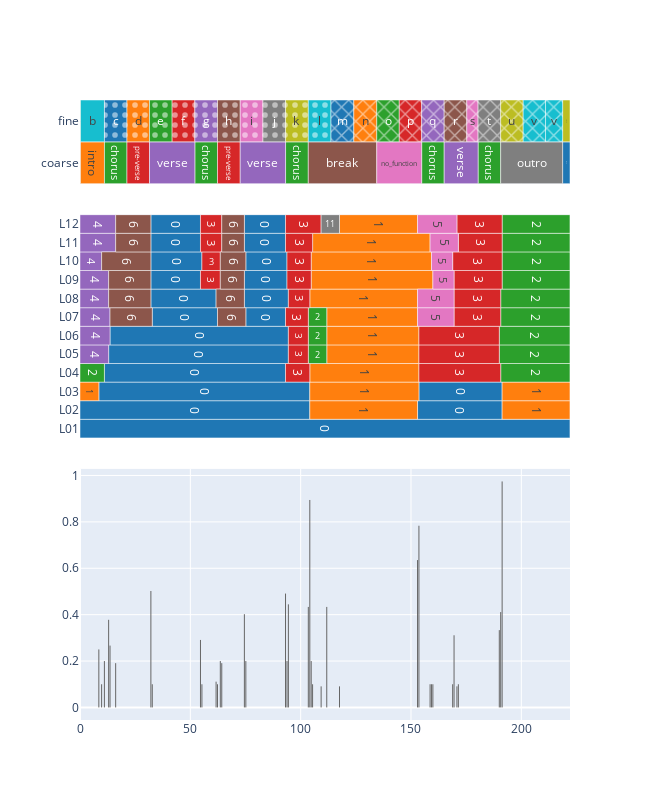

The code cell stored with this chart in its notebook:
### Code cell
# Put the two figures top and bottom with shared x-axis
from plotly.subplots import make_subplots

track = slm_ds[11]
est = track.load_annotation("adobe-mu1gamma9")
ref = track.load_annotation("reference")
fig_est = est.plot(colorscale="D3")
fig_ref = ref.plot(colorscale="D3")

fig = make_subplots(
    rows=3,
    cols=1,
    shared_xaxes=True,
    vertical_spacing=0.05,
    row_heights=[0.15, 0.4, 0.45],
)

for trace in fig_ref.data:
    fig.add_trace(trace, row=1, col=1)
for trace in fig_est.data:
    fig.add_trace(trace, row=2, col=1)
for trace in est.to_contour('prob').plot().data:
    fig.add_trace(trace, row=3, col=1)

fig.update_layout(
    xaxis3_range=[ref.start.time, ref.end.time],
    barmode="overlay",
    yaxis1=dict(
        categoryorder="array",
        categoryarray=[layer.name for layer in reversed(est)],
    ),
    yaxis2=dict(
        categoryorder="array",
        categoryarray=[layer.name for layer in reversed(ref)],
    ),
)
fig.update_layout(height=800, width=650, legend_visible=False)
fig.show()

### Figure 1 — Plotly figure (JSON) as saved in the notebook; plotly's stock layout.template omitted (floating-point values rounded to 4 significant figures)
{"data": [{"base": [0, 218.7], "customdata": ["<b>silence</b><br>Layer: coarse<br>Start: 0.000s<br>End: 0.224s<br>Duration: 0.224s", "<b>silence</b><br>Layer: coarse<br>Start: 218.709s<br>End: 222.061s<br>Duration: 3.352s"], "hovertemplate": "%{customdata}<extra></extra>", "insidetextanchor": "middle", "marker": {"color": "#1F77B4", "line": {"color": "white", "width": 0.5}, "pattern": {"fgcolor": "white", "fgopacity": 0.5, "shape": "", "solidity": 0.25}}, "name": "silence", "orientation": "h", "showlegend": true, "text": ["silence", "silence"], "textposition": "inside", "type": "bar", "width": 1, "x": [0.2245, 3.352], "xaxis": "x", "y": ["coarse", "coarse"], "yaxis": "y"}, {"base": [0.2245], "customdata": ["<b>intro</b><br>Layer: coarse<br>Start: 0.224s<br>End: 11.086s<br>Duration: 10.861s"], "hovertemplate": "%{customdata}<extra></extra>", "insidetextanchor": "middle", "marker": {"color": "#FF7F0E", "line": {"color": "white", "width": 0.5}, "pattern": {"fgcolor": "white", "fgopacity": 0.5, "shape": "", "solidity": 0.25}}, "name": "intro", "orientation": "h", "showlegend": true, "text": ["intro"], "textposition": "inside", "type": "bar", "width": 1, "x": [10.86], "xaxis": "x", "y": ["coarse"], "yaxis": "y"}, {"base": [11.09, 52.05, 93.16, 154.8, 180.4], "customdata": ["<b>chorus</b><br>Layer: coarse<br>Start: 11.086s<br>End: 21.290s<br>Duration: 10.204s", "<b>chorus</b><br>Layer: coarse<br>Start: 52.047s<br>End: 62.310s<br>Duration: 10.263s", "<b>chorus</b><br>Layer: coarse<br>Start: 93.155s<br>End: 103.465s<br>Duration: 10.310s", "<b>chorus</b><br>Layer: coarse<br>Start: 154.837s<br>End: 165.049s<br>Duration: 10.212s", "<b>chorus</b><br>Layer: coarse<br>Start: 180.408s<br>End: 190.637s<br>Duration: 10.229s"], "hovertemplate": "%{customdata}<extra></extra>", "insidetextanchor": "middle", "marker": {"color": "#2CA02C", "line": {"color": "white", "width": 0.5}, "pattern": {"fgcolor": "white", "fgopacity": 0.5, "shape": "", "solidity": 0.25}}, "name": "chorus", "orientation": "h", "showlegend": true, "text": ["chorus", "chorus", "chorus", "chorus", "chorus"], "textposition": "inside", "type": "bar", "width": 1, "x": [10.2, 10.26, 10.31, 10.21, 10.23], "xaxis": "x", "y": ["coarse", "coarse", "coarse", "coarse", "coarse"], "yaxis": "y"}, {"base": [21.29, 62.31], "customdata": ["<b>pre-verse</b><br>Layer: coarse<br>Start: 21.290s<br>End: 31.507s<br>Duration: 10.218s", "<b>pre-verse</b><br>Layer: coarse<br>Start: 62.310s<br>End: 72.608s<br>Duration: 10.298s"], "hovertemplate": "%{customdata}<extra></extra>", "insidetextanchor": "middle", "marker": {"color": "#D62728", "line": {"color": "white", "width": 0.5}, "pattern": {"fgcolor": "white", "fgopacity": 0.5, "shape": "", "solidity": 0.25}}, "name": "pre-verse", "orientation": "h", "showlegend": true, "text": ["pre-verse", "pre-verse"], "textposition": "inside", "type": "bar", "width": 1, "x": [10.22, 10.3], "xaxis": "x", "y": ["coarse", "coarse"], "yaxis": "y"}, {"base": [31.51, 72.61, 165.0], "customdata": ["<b>verse</b><br>Layer: coarse<br>Start: 31.507s<br>End: 52.047s<br>Duration: 20.540s", "<b>verse</b><br>Layer: coarse<br>Start: 72.608s<br>End: 93.155s<br>Duration: 20.547s", "<b>verse</b><br>Layer: coarse<br>Start: 165.049s<br>End: 180.408s<br>Duration: 15.359s"], "hovertemplate": "%{customdata}<extra></extra>", "insidetextanchor": "middle", "marker": {"color": "#9467BD", "line": {"color": "white", "width": 0.5}, "pattern": {"fgcolor": "white", "fgopacity": 0.5, "shape": "", "solidity": 0.25}}, "name": "verse", "orientation": "h", "showlegend": true, "text": ["verse", "verse", "verse"], "textposition": "inside", "type": "bar", "width": 1, "x": [20.54, 20.55, 15.36], "xaxis": "x", "y": ["coarse", "coarse", "coarse"], "yaxis": "y"}, {"base": [103.5], "customdata": ["<b>break</b><br>Layer: coarse<br>Start: 103.465s<br>End: 134.485s<br>Duration: 31.020s"], "hovertemplate": "%{customdata}<extra></extra>", "insidetextanchor": "middle", "marker": {"color": "#8C564B", "line": {"color": "white", "width": 0.5}, "pattern": {"fgcolor": "white", "fgopacity": 0.5, "shape": "", "solidity": 0.25}}, "name": "break", "orientation": "h", "showlegend": true, "text": ["break"], "textposition": "inside", "type": "bar", "width": 1, "x": [31.02], "xaxis": "x", "y": ["coarse"], "yaxis": "y"}, {"base": [134.5], "customdata": ["<b>no_function</b><br>Layer: coarse<br>Start: 134.485s<br>End: 154.837s<br>Duration: 20.351s"], "hovertemplate": "%{customdata}<extra></extra>", "insidetextanchor": "middle", "marker": {"color": "#E377C2", "line": {"color": "white", "width": 0.5}, "pattern": {"fgcolor": "white", "fgopacity": 0.5, "shape": "", "solidity": 0.25}}, "name": "no_function", "orientation": "h", "showlegend": true, "text": ["no_function"], "textposition": "inside", "type": "bar", "width": 1, "x": [20.35], "xaxis": "x", "y": ["coarse"], "yaxis": "y"}, {"base": [190.6], "customdata": ["<b>outro</b><br>Layer: coarse<br>Start: 190.637s<br>End: 218.709s<br>Duration: 28.072s"], "hovertemplate": "%{customdata}<extra></extra>", "insidetextanchor": "middle", "marker": {"color": "#7F7F7F", "line": {"color": "white", "width": 0.5}, "pattern": {"fgcolor": "white", "fgopacity": 0.5, "shape": "", "solidity": 0.25}}, "name": "outro", "orientation": "h", "showlegend": true, "text": ["outro"], "textposition": "inside", "type": "bar", "width": 1, "x": [28.07], "xaxis": "x", "y": ["coarse"], "yaxis": "y"}, {"base": [0, 218.7], "customdata": ["<b>Silence</b><br>Layer: fine<br>Start: 0.000s<br>End: 0.224s<br>Duration: 0.224s", "<b>Silence</b><br>Layer: fine<br>Start: 218.709s<br>End: 222.061s<br>Duration: 3.352s"], "hovertemplate": "%{customdata}<extra></extra>", "insidetextanchor": "middle", "marker": {"color": "#BCBD22", "line": {"color": "white", "width": 0.5}, "pattern": {"fgcolor": "white", "fgopacity": 0.5, "shape": "", "solidity": 0.25}}, "name": "Silence", "orientation": "h", "showlegend": true, "text": ["Silence", "Silence"], "textposition": "inside", "type": "bar", "width": 1, "x": [0.2245, 3.352], "xaxis": "x", "y": ["fine", "fine"], "yaxis": "y"}, {"base": [0.2245], "customdata": ["<b>b</b><br>Layer: fine<br>Start: 0.224s<br>End: 11.086s<br>Duration: 10.861s"], "hovertemplate": "%{customdata}<extra></extra>", "insidetextanchor": "middle", "marker": {"color": "#17BECF", "line": {"color": "white", "width": 0.5}, "pattern": {"fgcolor": "white", "fgopacity": 0.5, "shape": "", "solidity": 0.25}}, "name": "b", "orientation": "h", "showlegend": true, "text": ["b"], "textposition": "inside", "type": "bar", "width": 1, "x": [10.86], "xaxis": "x", "y": ["fine"], "yaxis": "y"}, {"base": [11.09], "customdata": ["<b>c</b><br>Layer: fine<br>Start: 11.086s<br>End: 21.290s<br>Duration: 10.204s"], "hovertemplate": "%{customdata}<extra></extra>", "insidetextanchor": "middle", "marker": {"color": "#1F77B4", "line": {"color": "white", "width": 0.5}, "pattern": {"fgcolor": "white", "fgopacity": 0.5, "shape": ".", "solidity": 0.25}}, "name": "c", "orientation": "h", "showlegend": true, "text": ["c"], "textposition": "inside", "type": "bar", "width": 1, "x": [10.2], "xaxis": "x", "y": ["fine"], "yaxis": "y"}, {"base": [21.29], "customdata": ["<b>d</b><br>Layer: fine<br>Start: 21.290s<br>End: 31.507s<br>Duration: 10.218s"], "hovertemplate": "%{customdata}<extra></extra>", "insidetextanchor": "middle", "marker": {"color": "#FF7F0E", "line": {"color": "white", "width": 0.5}, "pattern": {"fgcolor": "white", "fgopacity": 0.5, "shape": ".", "solidity": 0.25}}, "name": "d", "orientation": "h", "showlegend": true, "text": ["d"], "textposition": "inside", "type": "bar", "width": 1, "x": [10.22], "xaxis": "x", "y": ["fine"], "yaxis": "y"}, {"base": [31.51], "customdata": ["<b>e</b><br>Layer: fine<br>Start: 31.507s<br>End: 41.759s<br>Duration: 10.252s"], "hovertemplate": "%{customdata}<extra></extra>", "insidetextanchor": "middle", "marker": {"color": "#2CA02C", "line": {"color": "white", "width": 0.5}, "pattern": {"fgcolor": "white", "fgopacity": 0.5, "shape": ".", "solidity": 0.25}}, "name": "e", "orientation": "h", "showlegend": true, "text": ["e"], "textposition": "inside", "type": "bar", "width": 1, "x": [10.25], "xaxis": "x", "y": ["fine"], "yaxis": "y"}, {"base": [41.76], "customdata": ["<b>f</b><br>Layer: fine<br>Start: 41.759s<br>End: 52.047s<br>Duration: 10.288s"], "hovertemplate": "%{customdata}<extra></extra>", "insidetextanchor": "middle", "marker": {"color": "#D62728", "line": {"color": "white", "width": 0.5}, "pattern": {"fgcolor": "white", "fgopacity": 0.5, "shape": ".", "solidity": 0.25}}, "name": "f", "orientation": "h", "showlegend": true, "text": ["f"], "textposition": "inside", "type": "bar", "width": 1, "x": [10.29], "xaxis": "x", "y": ["fine"], "yaxis": "y"}, {"base": [52.05], "customdata": ["<b>g</b><br>Layer: fine<br>Start: 52.047s<br>End: 62.310s<br>Duration: 10.263s"], "hovertemplate": "%{customdata}<extra></extra>", "insidetextanchor": "middle", "marker": {"color": "#9467BD", "line": {"color": "white", "width": 0.5}, "pattern": {"fgcolor": "white", "fgopacity": 0.5, "shape": ".", "solidity": 0.25}}, "name": "g", "orientation": "h", "showlegend": true, "text": ["g"], "textposition": "inside", "type": "bar", "width": 1, "x": [10.26], "xaxis": "x", "y": ["fine"], "yaxis": "y"}, {"base": [62.31], "customdata": ["<b>h</b><br>Layer: fine<br>Start: 62.310s<br>End: 72.608s<br>Duration: 10.298s"], "hovertemplate": "%{customdata}<extra></extra>", "insidetextanchor": "middle", "marker": {"color": "#8C564B", "line": {"color": "white", "width": 0.5}, "pattern": {"fgcolor": "white", "fgopacity": 0.5, "shape": ".", "solidity": 0.25}}, "name": "h", "orientation": "h", "showlegend": true, "text": ["h"], "textposition": "inside", "type": "bar", "width": 1, "x": [10.3], "xaxis": "x", "y": ["fine"], "yaxis": "y"}, {"base": [72.61], "customdata": ["<b>i</b><br>Layer: fine<br>Start: 72.608s<br>End: 82.914s<br>Duration: 10.306s"], "hovertemplate": "%{customdata}<extra></extra>", "insidetextanchor": "middle", "marker": {"color": "#E377C2", "line": {"color": "white", "width": 0.5}, "pattern": {"fgcolor": "white", "fgopacity": 0.5, "shape": ".", "solidity": 0.25}}, "name": "i", "orientation": "h", "showlegend": true, "text": ["i"], "textposition": "inside", "type": "bar", "width": 1, "x": [10.31], "xaxis": "x", "y": ["fine"], "yaxis": "y"}, {"base": [82.91], "customdata": ["<b>j</b><br>Layer: fine<br>Start: 82.914s<br>End: 93.155s<br>Duration: 10.241s"], "hovertemplate": "%{customdata}<extra></extra>", "insidetextanchor": "middle", "marker": {"color": "#7F7F7F", "line": {"color": "white", "width": 0.5}, "pattern": {"fgcolor": "white", "fgopacity": 0.5, "shape": ".", "solidity": 0.25}}, "name": "j", "orientation": "h", "showlegend": true, "text": ["j"], "textposition": "inside", "type": "bar", "width": 1, "x": [10.24], "xaxis": "x", "y": ["fine"], "yaxis": "y"}, {"base": [93.16], "customdata": ["<b>k</b><br>Layer: fine<br>Start: 93.155s<br>End: 103.465s<br>Duration: 10.310s"], "hovertemplate": "%{customdata}<extra></extra>", "insidetextanchor": "middle", "marker": {"color": "#BCBD22", "line": {"color": "white", "width": 0.5}, "pattern": {"fgcolor": "white", "fgopacity": 0.5, "shape": ".", "solidity": 0.25}}, "name": "k", "orientation": "h", "showlegend": true, "text": ["k"], "textposition": "inside", "type": "bar", "width": 1, "x": [10.31], "xaxis": "x", "y": ["fine"], "yaxis": "y"}, {"base": [103.5], "customdata": ["<b>l</b><br>Layer: fine<br>Start: 103.465s<br>End: 113.759s<br>Duration: 10.294s"], "hovertemplate": "%{customdata}<extra></extra>", "insidetextanchor": "middle", "marker": {"color": "#17BECF", "line": {"color": "white", "width": 0.5}, "pattern": {"fgcolor": "white", "fgopacity": 0.5, "shape": ".", "solidity": 0.25}}, "name": "l", "orientation": "h", "showlegend": true, "text": ["l"], "textposition": "inside", "type": "bar", "width": 1, "x": [10.29], "xaxis": "x", "y": ["fine"], "yaxis": "y"}, {"base": [113.8], "customdata": ["<b>m</b><br>Layer: fine<br>Start: 113.759s<br>End: 124.086s<br>Duration: 10.327s"], "hovertemplate": "%{customdata}<extra></extra>", "insidetextanchor": "middle", "marker": {"color": "#1F77B4", "line": {"color": "white", "width": 0.5}, "pattern": {"fgcolor": "white", "fgopacity": 0.5, "shape": "x", "solidity": 0.25}}, "name": "m", "orientation": "h", "showlegend": true, "text": ["m"], "textposition": "inside", "type": "bar", "width": 1, "x": [10.33], "xaxis": "x", "y": ["fine"], "yaxis": "y"}, {"base": [124.1], "customdata": ["<b>n</b><br>Layer: fine<br>Start: 124.086s<br>End: 134.485s<br>Duration: 10.400s"], "hovertemplate": "%{customdata}<extra></extra>", "insidetextanchor": "middle", "marker": {"color": "#FF7F0E", "line": {"color": "white", "width": 0.5}, "pattern": {"fgcolor": "white", "fgopacity": 0.5, "shape": "x", "solidity": 0.25}}, "name": "n", "orientation": "h", "showlegend": true, "text": ["n"], "textposition": "inside", "type": "bar", "width": 1, "x": [10.4], "xaxis": "x", "y": ["fine"], "yaxis": "y"}, {"base": [134.5], "customdata": ["<b>o</b><br>Layer: fine<br>Start: 134.485s<br>End: 144.698s<br>Duration: 10.212s"], "hovertemplate": "%{customdata}<extra></extra>", "insidetextanchor": "middle", "marker": {"color": "#2CA02C", "line": {"color": "white", "width": 0.5}, "pattern": {"fgcolor": "white", "fgopacity": 0.5, "shape": "x", "solidity": 0.25}}, "name": "o", "orientation": "h", "showlegend": true, "text": ["o"], "textposition": "inside", "type": "bar", "width": 1, "x": [10.21], "xaxis": "x", "y": ["fine"], "yaxis": "y"}, {"base": [144.7], "customdata": ["<b>p</b><br>Layer: fine<br>Start: 144.698s<br>End: 154.837s<br>Duration: 10.139s"], "hovertemplate": "%{customdata}<extra></extra>", "insidetextanchor": "middle", "marker": {"color": "#D62728", "line": {"color": "white", "width": 0.5}, "pattern": {"fgcolor": "white", "fgopacity": 0.5, "shape": "x", "solidity": 0.25}}, "name": "p", "orientation": "h", "showlegend": true, "text": ["p"], "textposition": "inside", "type": "bar", "width": 1, "x": [10.14], "xaxis": "x", "y": ["fine"], "yaxis": "y"}, {"base": [154.8], "customdata": ["<b>q</b><br>Layer: fine<br>Start: 154.837s<br>End: 165.049s<br>Duration: 10.212s"], "hovertemplate": "%{customdata}<extra></extra>", "insidetextanchor": "middle", "marker": {"color": "#9467BD", "line": {"color": "white", "width": 0.5}, "pattern": {"fgcolor": "white", "fgopacity": 0.5, "shape": "x", "solidity": 0.25}}, "name": "q", "orientation": "h", "showlegend": true, "text": ["q"], "textposition": "inside", "type": "bar", "width": 1, "x": [10.21], "xaxis": "x", "y": ["fine"], "yaxis": "y"}, {"base": [165.0], "customdata": ["<b>r</b><br>Layer: fine<br>Start: 165.049s<br>End: 175.278s<br>Duration: 10.229s"], "hovertemplate": "%{customdata}<extra></extra>", "insidetextanchor": "middle", "marker": {"color": "#8C564B", "line": {"color": "white", "width": 0.5}, "pattern": {"fgcolor": "white", "fgopacity": 0.5, "shape": "x", "solidity": 0.25}}, "name": "r", "orientation": "h", "showlegend": true, "text": ["r"], "textposition": "inside", "type": "bar", "width": 1, "x": [10.23], "xaxis": "x", "y": ["fine"], "yaxis": "y"}, {"base": [175.3], "customdata": ["<b>s</b><br>Layer: fine<br>Start: 175.278s<br>End: 180.408s<br>Duration: 5.131s"], "hovertemplate": "%{customdata}<extra></extra>", "insidetextanchor": "middle", "marker": {"color": "#E377C2", "line": {"color": "white", "width": 0.5}, "pattern": {"fgcolor": "white", "fgopacity": 0.5, "shape": "x", "solidity": 0.25}}, "name": "s", "orientation": "h", "showlegend": true, "text": ["s"], "textposition": "inside", "type": "bar", "width": 1, "x": [5.131], "xaxis": "x", "y": ["fine"], "yaxis": "y"}, {"base": [180.4], "customdata": ["<b>t</b><br>Layer: fine<br>Start: 180.408s<br>End: 190.637s<br>Duration: 10.229s"], "hovertemplate": "%{customdata}<extra></extra>", "insidetextanchor": "middle", "marker": {"color": "#7F7F7F", "line": {"color": "white", "width": 0.5}, "pattern": {"fgcolor": "white", "fgopacity": 0.5, "shape": "x", "solidity": 0.25}}, "name": "t", "orientation": "h", "showlegend": true, "text": ["t"], "textposition": "inside", "type": "bar", "width": 1, "x": [10.23], "xaxis": "x", "y": ["fine"], "yaxis": "y"}, {"base": [190.6], "customdata": ["<b>u</b><br>Layer: fine<br>Start: 190.637s<br>End: 200.845s<br>Duration: 10.208s"], "hovertemplate": "%{customdata}<extra></extra>", "insidetextanchor": "middle", "marker": {"color": "#BCBD22", "line": {"color": "white", "width": 0.5}, "pattern": {"fgcolor": "white", "fgopacity": 0.5, "shape": "x", "solidity": 0.25}}, "name": "u", "orientation": "h", "showlegend": true, "text": ["u"], "textposition": "inside", "type": "bar", "width": 1, "x": [10.21], "xaxis": "x", "y": ["fine"], "yaxis": "y"}, {"base": [200.8, 211.0], "customdata": ["<b>v</b><br>Layer: fine<br>Start: 200.845s<br>End: 210.984s<br>Duration: 10.139s", "<b>v</b><br>Layer: fine<br>Start: 210.984s<br>End: 218.709s<br>Duration: 7.725s"], "hovertemplate": "%{customdata}<extra></extra>", "insidetextanchor": "middle", "marker": {"color": "#17BECF", "line": {"color": "white", "width": 0.5}, "pattern": {"fgcolor": "white", "fgopacity": 0.5, "shape": "x", "solidity": 0.25}}, "name": "v", "orientation": "h", "showlegend": true, "text": ["v", "v"], "textposition": "inside", "type": "bar", "width": 1, "x": [10.14, 7.725], "xaxis": "x", "y": ["fine", "fine"], "yaxis": "y"}, {"base": [0, 0, 153.0, 8.54, 153.6, 11.06, 12.98, 13.61, 32.75, 75.15, 32.12, 74.5, 32.12, 74.5, 32.12, 75.15, 32.12, 74.5, 32.12, 74.5], "customdata": ["<b>0</b><br>Layer: L01<br>Start: 0.000s<br>End: 222.041s<br>Duration: 222.041s", "<b>0</b><br>Layer: L02<br>Start: 0.000s<br>End: 104.140s<br>Duration: 104.140s", "<b>0</b><br>Layer: L02<br>Start: 152.970s<br>End: 191.310s<br>Duration: 38.340s", "<b>0</b><br>Layer: L03<br>Start: 8.540s<br>End: 104.140s<br>Duration: 95.600s", "<b>0</b><br>Layer: L03<br>Start: 153.600s<br>End: 191.310s<br>Duration: 37.710s", "<b>0</b><br>Layer: L04<br>Start: 11.060s<br>End: 93.140s<br>Duration: 82.080s", "<b>0</b><br>Layer: L05<br>Start: 12.980s<br>End: 94.440s<br>Duration: 81.460s", "<b>0</b><br>Layer: L06<br>Start: 13.610s<br>End: 94.440s<br>Duration: 80.830s", "<b>0</b><br>Layer: L07<br>Start: 32.750s<br>End: 62.310s<br>Duration: 29.560s", "<b>0</b><br>Layer: L07<br>Start: 75.150s<br>End: 93.140s<br>Duration: 17.990s", "<b>0</b><br>Layer: L08<br>Start: 32.120s<br>End: 61.670s<br>Duration: 29.550s", "<b>0</b><br>Layer: L08<br>Start: 74.500s<br>End: 94.440s<br>Duration: 19.940s", "<b>0</b><br>Layer: L09<br>Start: 32.120s<br>End: 54.600s<br>Duration: 22.480s", "<b>0</b><br>Layer: L09<br>Start: 74.500s<br>End: 93.810s<br>Duration: 19.310s", "<b>0</b><br>Layer: L10<br>Start: 32.120s<br>End: 55.250s<br>Duration: 23.130s", "<b>0</b><br>Layer: L10<br>Start: 75.150s<br>End: 93.810s<br>Duration: 18.660s", "<b>0</b><br>Layer: L11<br>Start: 32.120s<br>End: 54.600s<br>Duration: 22.480s", "<b>0</b><br>Layer: L11<br>Start: 74.500s<br>End: 93.140s<br>Duration: 18.640s", "<b>0</b><br>Layer: L12<br>Start: 32.120s<br>End: 54.600s<br>Duration: 22.480s", "<b>0</b><br>Layer: L12<br>Start: 74.500s<br>End: 93.140s<br>Duration: 18.640s"], "hovertemplate": "%{customdata}<extra></extra>", "insidetextanchor": "middle", "marker": {"color": "#1F77B4", "line": {"color": "white", "width": 0.5}, "pattern": {"fgcolor": "white", "fgopacity": 0.5, "shape": "", "solidity": 0.25}}, "name": "0", "orientation": "h", "showlegend": true, "text": ["0", "0", "0", "0", "0", "0", "0", "0", "0", "0", "0", "0", "0", "0", "0", "0", "0", "0", "0", "0"], "textposition": "inside", "type": "bar", "width": 1, "x": [222.0, 104.1, 38.34, 95.6, 37.71, 82.08, 81.46, 80.83, 29.56, 17.99, 29.55, 19.94, 22.48, 19.31, 23.13, 18.66, 22.48, 18.64, 22.48, 18.64], "xaxis": "x2", "y": ["L01", "L02", "L02", "L03", "L03", "L04", "L05", "L06", "L07", "L07", "L08", "L08", "L09", "L09", "L10", "L10", "L11", "L11", "L12", "L12"], "yaxis": "y2"}, {"base": [104.1, 191.3, 0, 104.1, 191.3, 104.1, 111.8, 111.8, 111.8, 104.1, 104.8, 104.8, 105.4, 117.6], "customdata": ["<b>1</b><br>Layer: L02<br>Start: 104.140s<br>End: 152.970s<br>Duration: 48.830s", "<b>1</b><br>Layer: L02<br>Start: 191.310s<br>End: 222.041s<br>Duration: 30.731s", "<b>1</b><br>Layer: L03<br>Start: 0.000s<br>End: 8.540s<br>Duration: 8.540s", "<b>1</b><br>Layer: L03<br>Start: 104.140s<br>End: 153.600s<br>Duration: 49.460s", "<b>1</b><br>Layer: L03<br>Start: 191.310s<br>End: 222.041s<br>Duration: 30.731s", "<b>1</b><br>Layer: L04<br>Start: 104.140s<br>End: 153.600s<br>Duration: 49.460s", "<b>1</b><br>Layer: L05<br>Start: 111.830s<br>End: 153.600s<br>Duration: 41.770s", "<b>1</b><br>Layer: L06<br>Start: 111.830s<br>End: 153.600s<br>Duration: 41.770s", "<b>1</b><br>Layer: L07<br>Start: 111.830s<br>End: 152.970s<br>Duration: 41.140s", "<b>1</b><br>Layer: L08<br>Start: 104.140s<br>End: 152.970s<br>Duration: 48.830s", "<b>1</b><br>Layer: L09<br>Start: 104.770s<br>End: 159.920s<br>Duration: 55.150s", "<b>1</b><br>Layer: L10<br>Start: 104.770s<br>End: 159.280s<br>Duration: 54.510s", "<b>1</b><br>Layer: L11<br>Start: 105.400s<br>End: 158.650s<br>Duration: 53.250s", "<b>1</b><br>Layer: L12<br>Start: 117.600s<br>End: 152.970s<br>Duration: 35.370s"], "hovertemplate": "%{customdata}<extra></extra>", "insidetextanchor": "middle", "marker": {"color": "#FF7F0E", "line": {"color": "white", "width": 0.5}, "pattern": {"fgcolor": "white", "fgopacity": 0.5, "shape": "", "solidity": 0.25}}, "name": "1", "orientation": "h", "showlegend": true, "text": ["1", "1", "1", "1", "1", "1", "1", "1", "1", "1", "1", "1", "1", "1"], "textposition": "inside", "type": "bar", "width": 1, "x": [48.83, 30.73, 8.54, 49.46, 30.73, 49.46, 41.77, 41.77, 41.14, 48.83, 55.15, 54.51, 53.25, 35.37], "xaxis": "x2", "y": ["L02", "L02", "L03", "L03", "L03", "L04", "L05", "L06", "L07", "L08", "L09", "L10", "L11", "L12"], "yaxis": "y2"}, {"base": [0, 190.7, 103.5, 190.0, 103.5, 190.0, 103.5, 190.7, 190.7, 191.3, 191.3, 191.3, 191.3], "customdata": ["<b>2</b><br>Layer: L04<br>Start: 0.000s<br>End: 11.060s<br>Duration: 11.060s", "<b>2</b><br>Layer: L04<br>Start: 190.650s<br>End: 222.041s<br>Duration: 31.391s", "<b>2</b><br>Layer: L05<br>Start: 103.470s<br>End: 111.830s<br>Duration: 8.360s", "<b>2</b><br>Layer: L05<br>Start: 190.020s<br>End: 222.041s<br>Duration: 32.021s", "<b>2</b><br>Layer: L06<br>Start: 103.470s<br>End: 111.830s<br>Duration: 8.360s", "<b>2</b><br>Layer: L06<br>Start: 190.020s<br>End: 222.041s<br>Duration: 32.021s", "<b>2</b><br>Layer: L07<br>Start: 103.470s<br>End: 111.830s<br>Duration: 8.360s", "<b>2</b><br>Layer: L07<br>Start: 190.650s<br>End: 222.041s<br>Duration: 31.391s", "<b>2</b><br>Layer: L08<br>Start: 190.650s<br>End: 222.041s<br>Duration: 31.391s", "<b>2</b><br>Layer: L09<br>Start: 191.310s<br>End: 222.041s<br>Duration: 30.731s", "<b>2</b><br>Layer: L10<br>Start: 191.310s<br>End: 222.041s<br>Duration: 30.731s", "<b>2</b><br>Layer: L11<br>Start: 191.310s<br>End: 222.041s<br>Duration: 30.731s", "<b>2</b><br>Layer: L12<br>Start: 191.310s<br>End: 222.041s<br>Duration: 30.731s"], "hovertemplate": "%{customdata}<extra></extra>", "insidetextanchor": "middle", "marker": {"color": "#2CA02C", "line": {"color": "white", "width": 0.5}, "pattern": {"fgcolor": "white", "fgopacity": 0.5, "shape": "", "solidity": 0.25}}, "name": "2", "orientation": "h", "showlegend": true, "text": ["2", "2", "2", "2", "2", "2", "2", "2", "2", "2", "2", "2", "2"], "textposition": "inside", "type": "bar", "width": 1, "x": [11.06, 31.39, 8.36, 32.02, 8.36, 32.02, 8.36, 31.39, 31.39, 30.73, 30.73, 30.73, 30.73], "xaxis": "x2", "y": ["L04", "L04", "L05", "L05", "L06", "L06", "L07", "L07", "L08", "L09", "L10", "L11", "L12"], "yaxis": "y2"}, {"base": [93.14, 153.6, 94.44, 153.6, 94.44, 153.6, 93.14, 169.5, 94.44, 169.5, 54.6, 93.81, 169.5, 55.25, 93.81, 168.9, 54.6, 93.14, 171.5, 54.6, 93.14, 170.8], "customdata": ["<b>3</b><br>Layer: L04<br>Start: 93.140s<br>End: 104.140s<br>Duration: 11.000s", "<b>3</b><br>Layer: L04<br>Start: 153.600s<br>End: 190.650s<br>Duration: 37.050s", "<b>3</b><br>Layer: L05<br>Start: 94.440s<br>End: 103.470s<br>Duration: 9.030s", "<b>3</b><br>Layer: L05<br>Start: 153.600s<br>End: 190.020s<br>Duration: 36.420s", "<b>3</b><br>Layer: L06<br>Start: 94.440s<br>End: 103.470s<br>Duration: 9.030s", "<b>3</b><br>Layer: L06<br>Start: 153.600s<br>End: 190.020s<br>Duration: 36.420s", "<b>3</b><br>Layer: L07<br>Start: 93.140s<br>End: 103.470s<br>Duration: 10.330s", "<b>3</b><br>Layer: L07<br>Start: 169.520s<br>End: 190.650s<br>Duration: 21.130s", "<b>3</b><br>Layer: L08<br>Start: 94.440s<br>End: 104.140s<br>Duration: 9.700s", "<b>3</b><br>Layer: L08<br>Start: 169.520s<br>End: 190.650s<br>Duration: 21.130s", "<b>3</b><br>Layer: L09<br>Start: 54.600s<br>End: 63.590s<br>Duration: 8.990s", "<b>3</b><br>Layer: L09<br>Start: 93.810s<br>End: 104.770s<br>Duration: 10.960s", "<b>3</b><br>Layer: L09<br>Start: 169.520s<br>End: 191.310s<br>Duration: 21.790s", "<b>3</b><br>Layer: L10<br>Start: 55.250s<br>End: 63.590s<br>Duration: 8.340s", "<b>3</b><br>Layer: L10<br>Start: 93.810s<br>End: 104.770s<br>Duration: 10.960s", "<b>3</b><br>Layer: L10<br>Start: 168.890s<br>End: 191.310s<br>Duration: 22.420s", "<b>3</b><br>Layer: L11<br>Start: 54.600s<br>End: 64.240s<br>Duration: 9.640s", "<b>3</b><br>Layer: L11<br>Start: 93.140s<br>End: 105.400s<br>Duration: 12.260s", "<b>3</b><br>Layer: L11<br>Start: 171.470s<br>End: 191.310s<br>Duration: 19.840s", "<b>3</b><br>Layer: L12<br>Start: 54.600s<br>End: 64.240s<br>Duration: 9.640s", "<b>3</b><br>Layer: L12<br>Start: 93.140s<br>End: 109.280s<br>Duration: 16.140s", "<b>3</b><br>Layer: L12<br>Start: 170.820s<br>End: 191.310s<br>Duration: 20.490s"], "hovertemplate": "%{customdata}<extra></extra>", "insidetextanchor": "middle", "marker": {"color": "#D62728", "line": {"color": "white", "width": 0.5}, "pattern": {"fgcolor": "white", "fgopacity": 0.5, "shape": "", "solidity": 0.25}}, "name": "3", "orientation": "h", "showlegend": true, "text": ["3", "3", "3", "3", "3", "3", "3", "3", "3", "3", "3", "3", "3", "3", "3", "3", "3", "3", "3", "3", "3", "3"], "textposition": "inside", "type": "bar", "width": 1, "x": [11, 37.05, 9.03, 36.42, 9.03, 36.42, 10.33, 21.13, 9.7, 21.13, 8.99, 10.96, 21.79, 8.34, 10.96, 22.42, 9.64, 12.26, 19.84, 9.64, 16.14, 20.49], "xaxis": "x2", "y": ["L04", "L04", "L05", "L05", "L06", "L06", "L07", "L07", "L08", "L08", "L09", "L09", "L09", "L10", "L10", "L10", "L11", "L11", "L11", "L12", "L12", "L12"], "yaxis": "y2"}, {"base": [0, 0, 0, 0, 0, 0, 0, 0], "customdata": ["<b>4</b><br>Layer: L05<br>Start: 0.000s<br>End: 12.980s<br>Duration: 12.980s", "<b>4</b><br>Layer: L06<br>Start: 0.000s<br>End: 13.610s<br>Duration: 13.610s", "<b>4</b><br>Layer: L07<br>Start: 0.000s<br>End: 13.610s<br>Duration: 13.610s", "<b>4</b><br>Layer: L08<br>Start: 0.000s<br>End: 12.980s<br>Duration: 12.980s", "<b>4</b><br>Layer: L09<br>Start: 0.000s<br>End: 12.980s<br>Duration: 12.980s", "<b>4</b><br>Layer: L10<br>Start: 0.000s<br>End: 9.800s<br>Duration: 9.800s", "<b>4</b><br>Layer: L11<br>Start: 0.000s<br>End: 16.160s<br>Duration: 16.160s", "<b>4</b><br>Layer: L12<br>Start: 0.000s<br>End: 16.160s<br>Duration: 16.160s"], "hovertemplate": "%{customdata}<extra></extra>", "insidetextanchor": "middle", "marker": {"color": "#9467BD", "line": {"color": "white", "width": 0.5}, "pattern": {"fgcolor": "white", "fgopacity": 0.5, "shape": "", "solidity": 0.25}}, "name": "4", "orientation": "h", "showlegend": true, "text": ["4", "4", "4", "4", "4", "4", "4", "4"], "textposition": "inside", "type": "bar", "width": 1, "x": [12.98, 13.61, 13.61, 12.98, 12.98, 9.8, 16.16, 16.16], "xaxis": "x2", "y": ["L05", "L06", "L07", "L08", "L09", "L10", "L11", "L12"], "yaxis": "y2"}, {"base": [13.61, 62.31, 12.98, 61.67, 12.98, 63.59, 9.8, 63.59, 16.16, 64.24, 16.16, 64.24], "customdata": ["<b>6</b><br>Layer: L07<br>Start: 13.610s<br>End: 32.750s<br>Duration: 19.140s", "<b>6</b><br>Layer: L07<br>Start: 62.310s<br>End: 75.150s<br>Duration: 12.840s", "<b>6</b><br>Layer: L08<br>Start: 12.980s<br>End: 32.120s<br>Duration: 19.140s", "<b>6</b><br>Layer: L08<br>Start: 61.670s<br>End: 74.500s<br>Duration: 12.830s", "<b>6</b><br>Layer: L09<br>Start: 12.980s<br>End: 32.120s<br>Duration: 19.140s", "<b>6</b><br>Layer: L09<br>Start: 63.590s<br>End: 74.500s<br>Duration: 10.910s", "<b>6</b><br>Layer: L10<br>Start: 9.800s<br>End: 32.120s<br>Duration: 22.320s", "<b>6</b><br>Layer: L10<br>Start: 63.590s<br>End: 75.150s<br>Duration: 11.560s", "<b>6</b><br>Layer: L11<br>Start: 16.160s<br>End: 32.120s<br>Duration: 15.960s", "<b>6</b><br>Layer: L11<br>Start: 64.240s<br>End: 74.500s<br>Duration: 10.260s", "<b>6</b><br>Layer: L12<br>Start: 16.160s<br>End: 32.120s<br>Duration: 15.960s", "<b>6</b><br>Layer: L12<br>Start: 64.240s<br>End: 74.500s<br>Duration: 10.260s"], "hovertemplate": "%{customdata}<extra></extra>", "insidetextanchor": "middle", "marker": {"color": "#8C564B", "line": {"color": "white", "width": 0.5}, "pattern": {"fgcolor": "white", "fgopacity": 0.5, "shape": "", "solidity": 0.25}}, "name": "6", "orientation": "h", "showlegend": true, "text": ["6", "6", "6", "6", "6", "6", "6", "6", "6", "6", "6", "6"], "textposition": "inside", "type": "bar", "width": 1, "x": [19.14, 12.84, 19.14, 12.83, 19.14, 10.91, 22.32, 11.56, 15.96, 10.26, 15.96, 10.26], "xaxis": "x2", "y": ["L07", "L07", "L08", "L08", "L09", "L09", "L10", "L10", "L11", "L11", "L12", "L12"], "yaxis": "y2"}, {"base": [153.0, 153.0, 159.9, 159.3, 158.7, 153.0], "customdata": ["<b>5</b><br>Layer: L07<br>Start: 152.970s<br>End: 169.520s<br>Duration: 16.550s", "<b>5</b><br>Layer: L08<br>Start: 152.970s<br>End: 169.520s<br>Duration: 16.550s", "<b>5</b><br>Layer: L09<br>Start: 159.920s<br>End: 169.520s<br>Duration: 9.600s", "<b>5</b><br>Layer: L10<br>Start: 159.280s<br>End: 168.890s<br>Duration: 9.610s", "<b>5</b><br>Layer: L11<br>Start: 158.650s<br>End: 171.470s<br>Duration: 12.820s", "<b>5</b><br>Layer: L12<br>Start: 152.970s<br>End: 170.820s<br>Duration: 17.850s"], "hovertemplate": "%{customdata}<extra></extra>", "insidetextanchor": "middle", "marker": {"color": "#E377C2", "line": {"color": "white", "width": 0.5}, "pattern": {"fgcolor": "white", "fgopacity": 0.5, "shape": "", "solidity": 0.25}}, "name": "5", "orientation": "h", "showlegend": true, "text": ["5", "5", "5", "5", "5", "5"], "textposition": "inside", "type": "bar", "width": 1, "x": [16.55, 16.55, 9.6, 9.61, 12.82, 17.85], "xaxis": "x2", "y": ["L07", "L08", "L09", "L10", "L11", "L12"], "yaxis": "y2"}, {"base": [109.3], "customdata": ["<b>11</b><br>Layer: L12<br>Start: 109.280s<br>End: 117.600s<br>Duration: 8.320s"], "hovertemplate": "%{customdata}<extra></extra>", "insidetextanchor": "middle", "marker": {"color": "#7F7F7F", "line": {"color": "white", "width": 0.5}, "pattern": {"fgcolor": "white", "fgopacity": 0.5, "shape": "", "solidity": 0.25}}, "name": "11", "orientation": "h", "showlegend": true, "text": ["11"], "textposition": "inside", "type": "bar", "width": 1, "x": [8.32], "xaxis": "x2", "y": ["L12"], "yaxis": "y2"}, {"hovertemplate": "<b>Boundary</b><br>Time: %{x:.3f}s<br>Salience: %{y:.3f}<extra></extra>", "line": {"color": "#666", "width": 1}, "mode": "lines", "type": "scatter", "x": [8.54, 8.54, null, 9.8, 9.8, null, 11.06, 11.06, null, 12.98, 12.98, null, 13.61, 13.61, null, 16.16, 16.16, null, 32.12, 32.12, null, 32.75, 32.75, null, 54.6, 54.6, null, 55.25, 55.25, null, 61.67, 61.67, null, 62.31, 62.31, null, 63.59, 63.59, null, 64.24, 64.24, null, 74.5, 74.5, null, 75.15, 75.15, null, 93.14, 93.14, null, 93.81, 93.81, null, 94.44, 94.44, null, 103.5, 103.5, null, 104.1, 104.1, null, 104.8, 104.8, null, 105.4, 105.4, null, 109.3, 109.3, null, 111.8, 111.8, null, 117.6, 117.6, null, 153.0, 153.0, null, 153.6, 153.6, null, 158.7, 158.7, null, 159.3, 159.3, null, 159.9, 159.9, null, 168.9, 168.9, null, 169.5, 169.5, null, 170.8, 170.8, null, 171.5, 171.5, null, 190.0, 190.0, null, 190.7, 190.7, null, 191.3, 191.3, null], "xaxis": "x3", "y": [0, 0.25, null, 0, 0.1, null, 0, 0.2, null, 0, 0.3778, null, 0, 0.2667, null, 0, 0.1909, null, 0, 0.502, null, 0, 0.1, null, 0, 0.2909, null, 0, 0.1, null, 0, 0.1111, null, 0, 0.1, null, 0, 0.2, null, 0, 0.1909, null, 0, 0.402, null, 0, 0.2, null, 0, 0.4909, null, 0, 0.2, null, 0, 0.4444, null, 0, 0.4333, null, 0, 0.8944, null, 0, 0.2, null, 0, 0.1, null, 0, 0.09091, null, 0, 0.4333, null, 0, 0.09091, null, 0, 0.6354, null, 0, 0.7833, null, 0, 0.1, null, 0, 0.1, null, 0, 0.1, null, 0, 0.1, null, 0, 0.3111, null, 0, 0.09091, null, 0, 0.1, null, 0, 0.3333, null, 0, 0.4111, null, 0, 0.9742, null], "yaxis": "y3"}], "layout": {"barmode": "overlay", "height": 800, "legend": {"visible": false}, "width": 650, "xaxis": {"anchor": "y", "domain": [0, 1], "matches": "x3", "showticklabels": false}, "xaxis2": {"anchor": "y2", "domain": [0, 1], "matches": "x3", "showticklabels": false}, "xaxis3": {"anchor": "y3", "domain": [0, 1], "range": [0, 222.1]}, "yaxis": {"anchor": "x", "categoryarray": ["L12", "L11", "L10", "L09", "L08", "L07", "L06", "L05", "L04", "L03", "L02", "L01"], "categoryorder": "array", "domain": [0.865, 1]}, "yaxis2": {"anchor": "x2", "categoryarray": ["fine", "coarse"], "categoryorder": "array", "domain": [0.455, 0.815]}, "yaxis3": {"anchor": "x3", "domain": [0, 0.405]}}}
